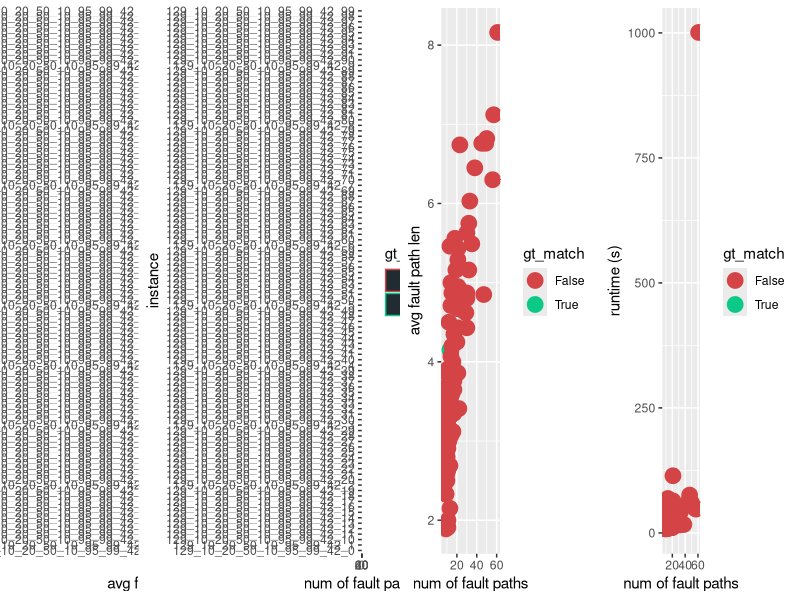
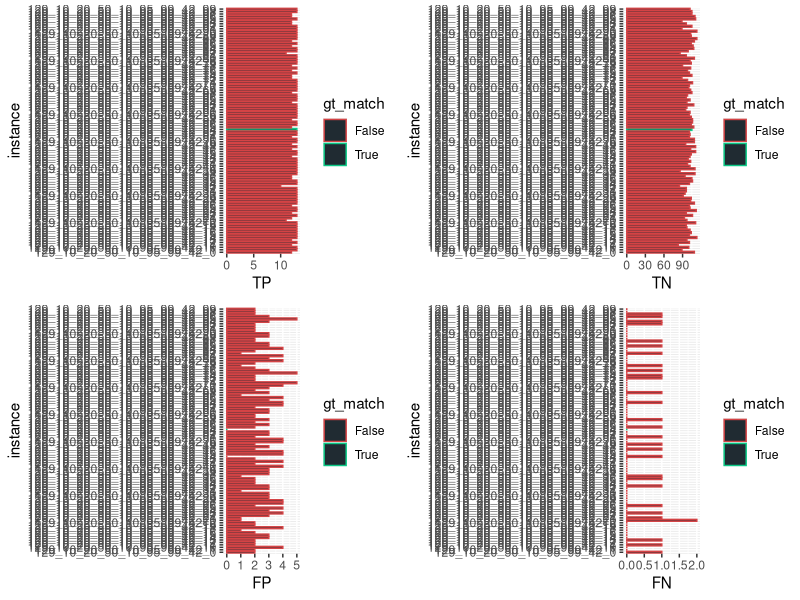
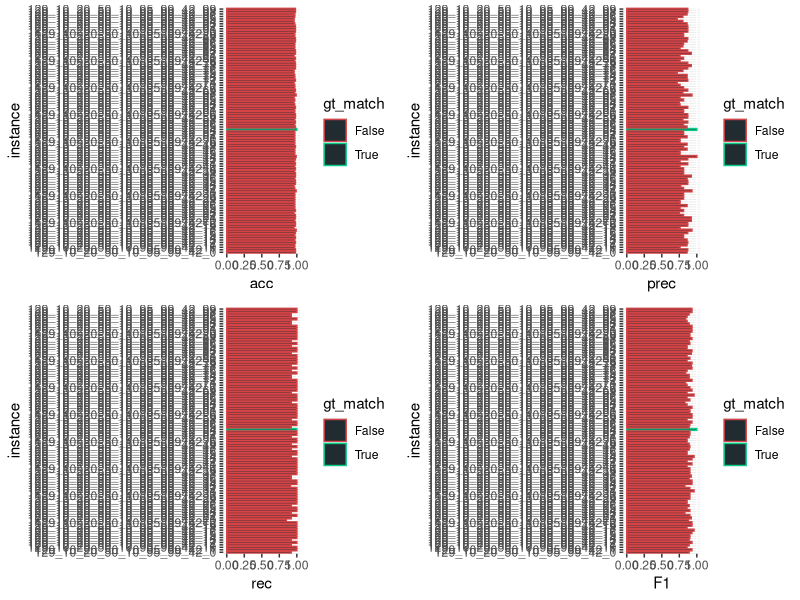
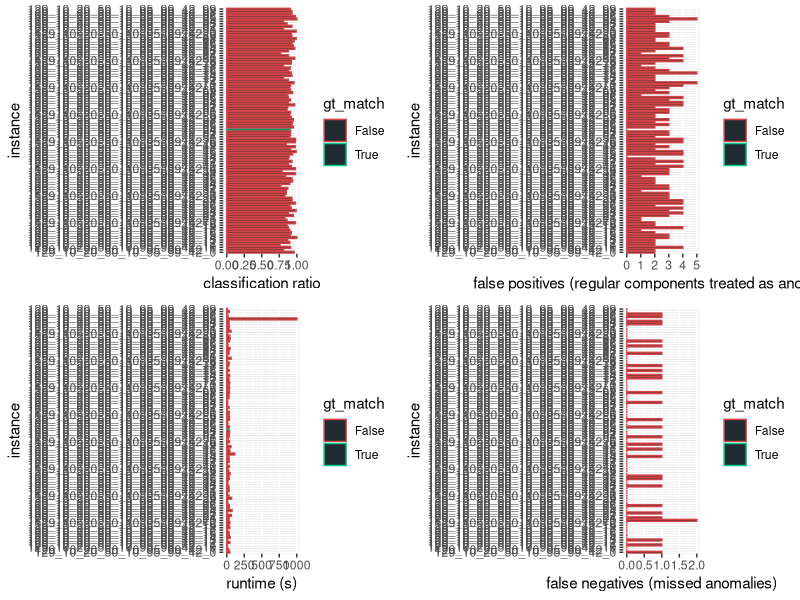
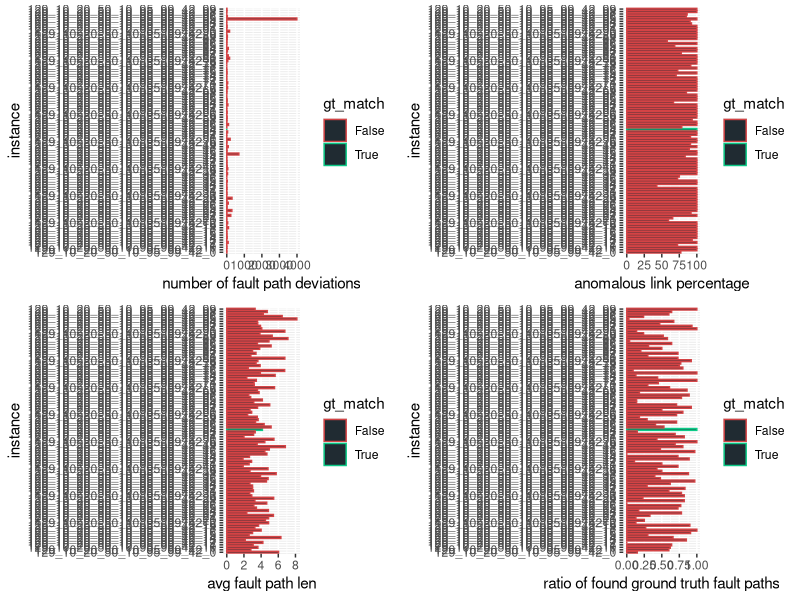

These charts were generated, in order, by the following R code:
library(ggplot2)
library(gridExtra)

BAR_COLOR <- c(rgb(32, 43, 50, maxColorValue = 255))
COLOR_VALS <- scale_color_manual(values = c("#d44345", "#0bc986", "#ffb641", "#33364d"))
BAR_DEF <- geom_bar(stat = "identity", fill = BAR_COLOR, width = 0.75)

gen_plot <- function(plot_points_pre, y_name, x_name, filename) {
    final_plot <- plot_points_pre + BAR_DEF + coord_flip() + xlab(x_name) + ylab(y_name) + COLOR_VALS
    ggsave(final_plot, file = filename, width = 6, height = 12)
}

gen_multi_plot_four <- function(
        pp1, pp2, pp3, pp4, y, x1, x2, x3, x4, filename
    ) {
    fpp1 <- pp1 + BAR_DEF + coord_flip() + xlab(y) + ylab(x1) + COLOR_VALS
    fpp2 <- pp2 + BAR_DEF + coord_flip() + xlab(y) + ylab(x2) + COLOR_VALS
    fpp3 <- pp3 + BAR_DEF + coord_flip() + xlab(y) + ylab(x3) + COLOR_VALS
    fpp4 <- pp4 + BAR_DEF + coord_flip() + xlab(y) + ylab(x4) + COLOR_VALS
    combined_plot <- grid.arrange(fpp1, fpp2, fpp3, fpp4, ncol = 2)
    ggsave(combined_plot, file = filename, width = 12, height = 20)
}

gen_fault_path_multi_plot <- function(
        pp1, pp2, pp3, pp4, y1, y2, y3, x1, x2, x3, x4, filename
    ) {
    fpp1 <- pp1 + BAR_DEF + coord_flip() + xlab(y1) + ylab(x1) + COLOR_VALS
    fpp2 <- pp2 + BAR_DEF + coord_flip() + xlab(y1) + ylab(x2) + COLOR_VALS
    fpp3 <- pp3 + geom_point(size=5) + xlab(x3) + ylab(y2) + COLOR_VALS
    fpp4 <- pp4 + geom_point(size=5) + xlab(x4) + ylab(y3) + COLOR_VALS
    combined_plot <- grid.arrange(fpp1, fpp2, fpp3, fpp4, ncol = 4)
    ggsave(combined_plot, file = filename, width = 28, height = 14)
}

input <- read.csv(file = "res.csv", header = TRUE, sep = ",", check.name = FALSE)

# fault path plots

p1 <- ggplot(
    data = input, aes_string(
        x = "instance", y = "avg_fp_len", color = "gt_match", group = "gt_match"
    )
)

p2 <- ggplot(
    data = input, aes_string(
        x = "instance", y = "`#fault_paths`", color = "gt_match", group = "gt_match"
    )
)

p3 <- ggplot(
    data = input, aes_string(
        x = "`#fault_paths`", y = "avg_fp_len", color = "gt_match", group = "gt_match",
        ymin = min("avg_fp_len"), ymax=max("avg_fp_len")
    )
)

p4 <- ggplot(
    data = input, aes_string(
        x = "`#fault_paths`", y = "`runtime (s)`", color = "gt_match", group = "gt_match",
        ymin = min("`runtime (s)`"), ymax=max("`runtime (s)`")
    )
)

gen_fault_path_multi_plot(
    p1, p2, p3, p4, "instance", "avg fault path len", "runtime (s)", "avg fault path len", "num of fault paths",
    "num of fault paths", "num of fault paths", "fault_paths.png"
)

# confusion matrix plots

p1 <- ggplot(
    data = input, aes_string(
        x = "instance", y = "TP", color = "gt_match", group = "gt_match"
    )
)

p2 <- ggplot(
    data = input, aes_string(
        x = "instance", y = "TN", color = "gt_match", group = "gt_match"
    )
)

p3 <- ggplot(
    data = input, aes_string(
        x = "instance", y = "FP", color = "gt_match", group = "gt_match"
    )
)

p4 <- ggplot(
    data = input, aes_string(
        x = "instance", y = "FN", color = "gt_match", group = "gt_match"
    )
)

gen_multi_plot_four(
    p1, p2, p3, p4,
    "instance",
    "TP", "TN", "FP", "FN",
    "confusion_matrix.png"
)

# classic metrics

p1 <- ggplot(
    data = input, aes_string(
        x = "instance", y = "acc", color = "gt_match", group = "gt_match"
    )
)

p2 <- ggplot(
    data = input, aes_string(
        x = "instance", y = "prec", color = "gt_match", group = "gt_match"
    )
)

p3 <- ggplot(
    data = input, aes_string(
        x = "instance", y = "rec", color = "gt_match", group = "gt_match"
    )
)

p4 <- ggplot(
    data = input, aes_string(
        x = "instance", y = "F1", color = "gt_match", group = "gt_match"
    )
)

gen_multi_plot_four(
    p1, p2, p3, p4,
    "instance",
    "acc", "prec", "rec", "F1",
    "metrics.png"
)

# runtime, classification ratio and FP / FN

p1 <- ggplot(
    data = input, aes_string(
        x = "instance", y = "classification_ratio", color = "gt_match", group = "gt_match"
    )
)

p2 <- ggplot(
    data = input, aes_string(
        x = "instance", y = "FP", color = "gt_match", group = "gt_match"
    )
)

p3 <- ggplot(
    data = input, aes_string(
        x = "instance", y = "`runtime (s)`", color = "gt_match", group = "gt_match"
    )
)

p4 <- ggplot(
    data = input, aes_string(
        x = "instance", y = "FN", color = "gt_match", group = "gt_match"
    )
)

gen_multi_plot_four(
    p1, p2, p3, p4,
    "instance",
    "classification ratio",
    "false positives (regular components treated as anomalies)",
    "runtime (s)",
    "false negatives (missed anomalies)",
    "class_ratio.png"
)

# fault path dev

p1 <- ggplot(
    data = input, aes_string(
        x = "instance", y = "`#fp_dev`", color = "gt_match", group = "gt_match"
    )
)

p2 <- ggplot(
    data = input, aes_string(
        x = "instance", y = "ano_link_perc", color = "gt_match", group = "gt_match"
    )
)

p3 <- ggplot(
    data = input, aes_string(
        x = "instance", y = "avg_fp_len", color = "gt_match", group = "gt_match"
    )
)

p4 <- ggplot(
    data = input, aes_string(
        x = "instance", y = "ratio_of_found_gtfp", color = "gt_match", group = "gt_match"
    )
)

gen_multi_plot_four(
    p1, p2, p3, p4,
    "instance",
    "number of fault path deviations",
    "anomalous link percentage",
    "avg fault path len",
    "ratio of found ground truth fault paths",
    "fp_dev.png"
)
